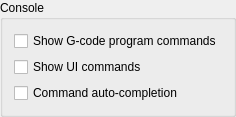
                                        <widget class="GroupBox" name="grpConsole">
                                            <property name="title">
                                                <string>Console</string>
                                            </property>
                                            <layout class="QVBoxLayout" name="verticalLayout_3">
                                                <item>
                                                    <widget class="QCheckBox" name="chkShowProgramCommands">
                                                        <property name="text">
                                                            <string>Show G-code program commands</string>
                                                        </property>
                                                    </widget>
                                                </item>
                                                <item>
                                                    <widget class="QCheckBox" name="chkShowUICommands">
                                                        <property name="text">
                                                            <string>Show UI commands</string>
                                                        </property>
                                                    </widget>
                                                </item>
                                                <item>
                                                    <widget class="QCheckBox" name="chkAutocompletion">
                                                        <property name="text">
                                                            <string>Command auto-completion</string>
                                                        </property>
                                                    </widget>
                                                </item>
                                            </layout>
                                        </widget>
